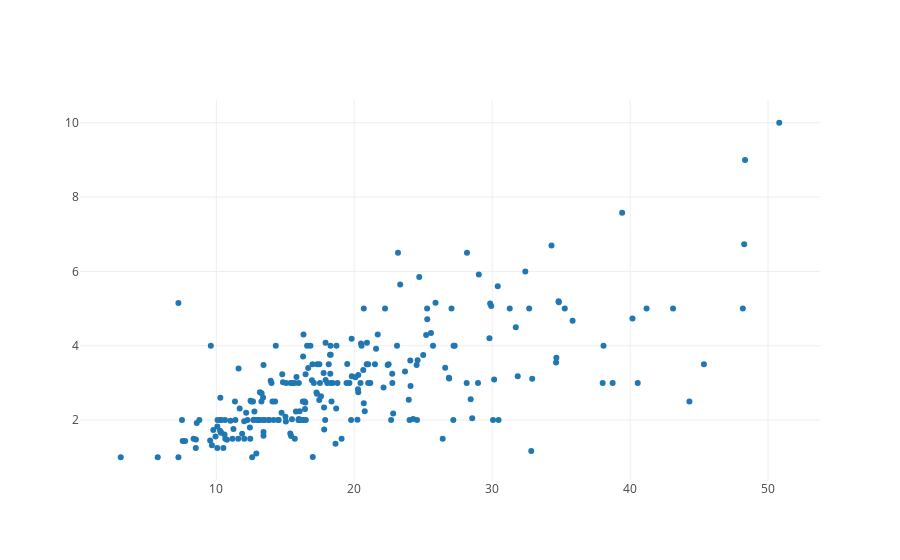

This figure's notebook cell:
### Markdown cell above
Great, but not super sensible: We probably dont know that the tips vary over time. A scatter plot might be more sensible:

### Code cell
#scatter is used for x and y both varying
#we make a 'dict' with the x and y, using the plot function we want
#mode = 'markers' allows a scatter plot
line_data1 = go.Scatter(x = tips['total_bill'], y = tips['tip'], mode= 'markers')

#plot is called on a list of the data objects
pyo.iplot([line_data1])

### Figure 1 — Plotly figure (JSON) as saved in the notebook; plotly's stock layout.template omitted (floating-point values rounded to 4 significant figures; data arrays with more than 128 entries replaced by an {"elided": "..."} marker saying what was removed)
{"data": [{"mode": "markers", "type": "scatter", "uid": "ebb9c8fa-07ce-4a71-9ea1-cbd50620d558", "x": {"elided": "244 float values"}, "y": {"elided": "244 float values"}}], "layout": {}}
